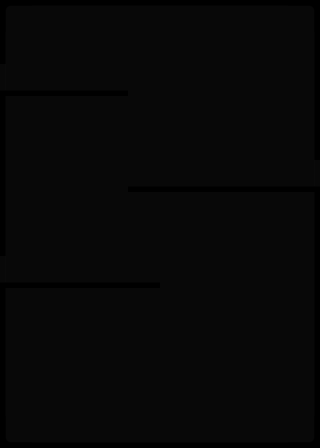

A level layout from a 2D game, rendered from its tile map. Below: a short description, then the map file with its tile-grid data intact:
An orthogonal 10x14 tile map with 32x32 px tiles, 1 tile layer (Tile Layer 1) and 9 objects (7x boundary, playerSpawn, targetSpawn).

<map version="1.9" tiledversion="1.9.1" orientation="orthogonal" renderorder="right-down" width="10" height="14" tilewidth="32" tileheight="32" infinite="0" nextlayerid="4" nextobjectid="12">
 <tileset firstgid="1" source="tileset.tsx" />
 <layer id="1" name="Tile Layer 1" width="10" height="14">
  <data encoding="csv">
1,2,2,2,2,2,2,2,2,8,
6,9,9,9,9,9,9,9,9,5,
10,3,3,3,9,9,9,9,9,5,
6,9,9,9,9,9,9,9,9,5,
6,9,9,9,9,9,9,9,9,5,
6,9,9,9,3,3,3,3,3,11,
6,9,9,9,9,9,9,9,9,5,
6,9,9,9,9,9,9,9,9,5,
10,3,3,3,3,9,9,9,9,5,
6,9,9,9,9,9,9,9,9,5,
6,9,9,9,9,9,9,9,9,5,
6,9,9,9,9,9,9,9,9,5,
6,9,9,9,9,9,9,9,9,5,
7,3,3,3,3,3,3,3,3,4
</data>
 </layer>
 <objectgroup id="2" name="spawn">
  <object id="1" class="playerSpawn" x="32.9837" y="24.041" width="64" height="64" />
  <object id="2" class="targetSpawn" x="32" y="352" width="128" height="89" />
 </objectgroup>
 <objectgroup id="3" name="components">
  <object id="3" class="boundary" x="6.4263" y="-0.168852" width="304.333" height="6" />
  <object id="4" class="boundary" x="5.09313" y="281.625" width="155.166" height="6" />
  <object id="5" class="boundary" x="-0.573703" y="7.55982" width="6.09091" height="432.909" />
  <object id="6" class="boundary" x="312.843" y="7.49921" width="6.09091" height="430.969" />
  <object id="9" class="boundary" x="5.167" y="441.5" width="305.666" height="6" />
  <object id="10" class="boundary" x="126.917" y="186.5" width="185.666" height="6" />
  <object id="11" class="boundary" x="5.167" y="90" width="121.666" height="6" />
 </objectgroup>
</map>
